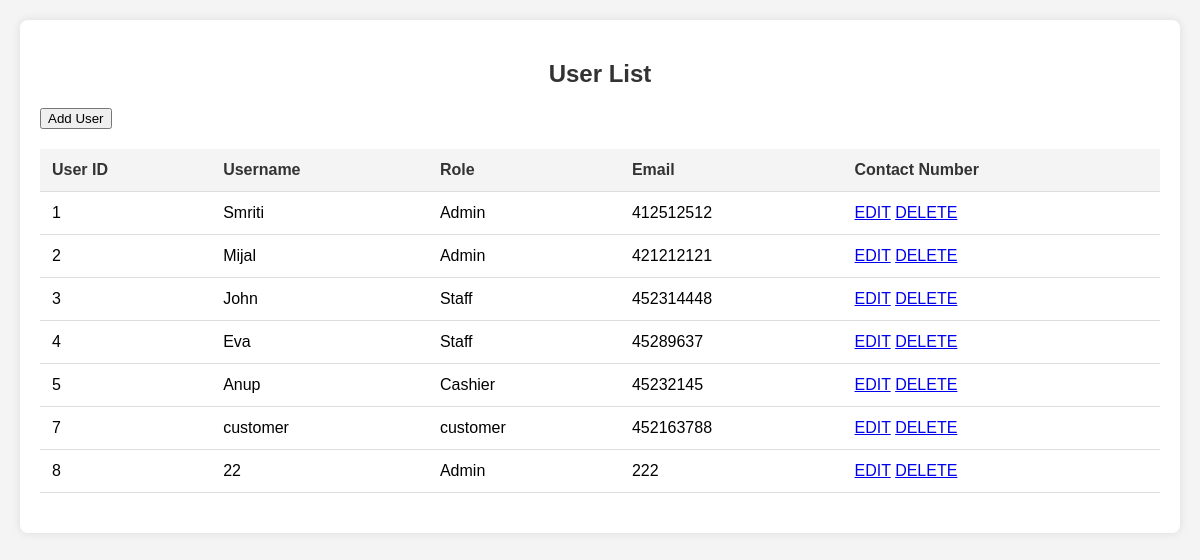
Page /adminSide/frontend/user_crud/read_user.php on the committed database.
### tables this page shows
CREATE TABLE `users` (
    `user_id` int(11) NOT NULL PRIMARY KEY,
    `username` varchar(50) NOT NULL,
    `password` varchar(255) NOT NULL,
    `role` enum('Admin', 'Staff', 'Cashier', 'customer') NOT NULL,
    `Email` varchar(100) NOT NULL,
    `Contact_number` int(11) NOT NULL,
    `iv` varchar(32) DEFAULT NULL  

);

### adminSide/frontend/user_crud/read_user.php (the view, shortened to what this page needs)
<?php
require_once '../../config.php';
$sql = "SELECT user_id, username, role, Email, Contact_number FROM users";
$result = mysqli_query($link, $sql);
?>
<!DOCTYPE html>
<html lang="en">
<head>
</head>
<body>
    <div class="container">
        <h2>User List</h2>
        <a href="create_user.php"><button class="action-button">Add User</button></a>
        <?php
        if ($result && mysqli_num_rows($result) > 0) {
            echo '<table>';
            echo '<thead>';
            echo '<tr>';
            echo '<th>User ID</th>';
            echo '<th>Username</th>';
            echo '<th>Role</th>';
            echo '<th>Email</th>';
            echo '<th>Contact Number</th>';
            echo '</tr>';
            echo '</thead>';
            echo '<tbody>';
            while ($row = mysqli_fetch_assoc($result)) {
                echo '<tr>';
                echo '<td>' . htmlspecialchars($row['user_id']) . '</td>';
                echo '<td>' . htmlspecialchars($row['username']) . '</td>';
                echo '<td>' . htmlspecialchars($row['role']) . '</td>';
                echo '<td>' . htmlspecialchars($row['Contact_number']) . '</td>';
                echo '<td>
                        <a href="update_user.php?user_id=' . $row["user_id"] . '">EDIT</a>
                        <a href="delete_user.php?user_id=' . $row["user_id"] . '">DELETE</a>
                    </td>';
                echo '</tr>';
            }
            echo '</tbody>';
            echo '</table>';
        } else {
            echo '<p class="no-data">No users found.</p>';
        }
        ?>
    </div>
</body>
</html>

### adminSide/frontend/user_crud/read_user.php (style rules this page uses)
body { font-family: Arial, sans-serif; background-color: #f4f4f4; margin: 0; padding: 20px; }
.container { max-width: 1200px; margin: 0 auto; padding: 20px; background: #fff; border-radius: 8px; box-shadow: 0 0 10px rgba(0, 0, 0, 0.1); }
h2 { text-align: center; color: #333; }
table { width: 100%; border-collapse: collapse; margin: 20px 0; }
th, td { padding: 12px; text-align: left; border-bottom: 1px solid #ddd; }
th { background-color: #f4f4f4; color: #333; }

### rows in the picture
users: user_id "1", username "Smriti", role "Admin", Contact_number "412512512"
users: user_id "2", username "Mijal", role "Admin", Contact_number "421212121"
users: user_id "3", username "John", role "Staff", Contact_number "452314448"
users: user_id "4", username "Eva", role "Staff", Contact_number "45289637"
users: user_id "5", username "Anup", role "Cashier", Contact_number "45232145"
users: user_id "7", username "customer", role "customer", Contact_number "452163788"
users: user_id "8", username "22", role "Admin", Contact_number "222"
